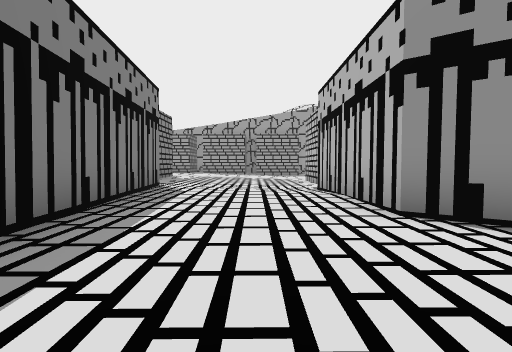
View 1 (above)

21 first-person views from a walk through a 3-D level made in the Unity game engine. The camera is 1.2 m above the floor, tilts 2° down and sees 75° across. The floor is counted in squares, 2 m on a side. Each view is taken from the middle of a square. On the plan, view 1 faces up. The plan holds only what a view shows up to about 10 squares ahead; the rest is blank. The place goes on beyond the plan. The player character is not drawn.

View 2
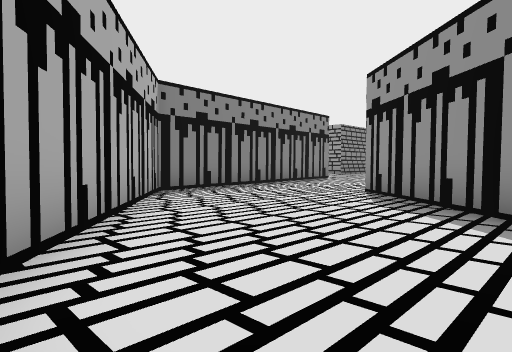

View 3
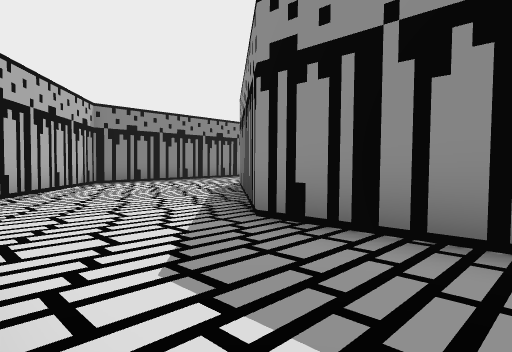

View 4
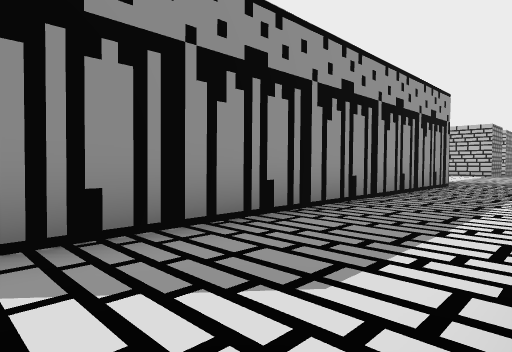

View 5
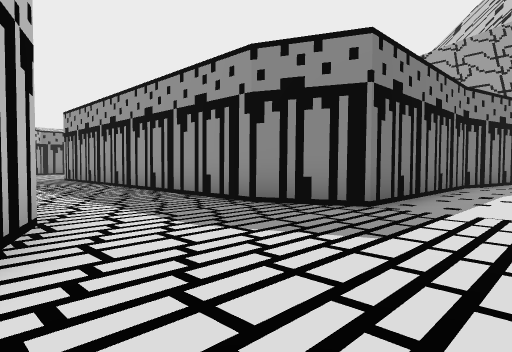

View 6
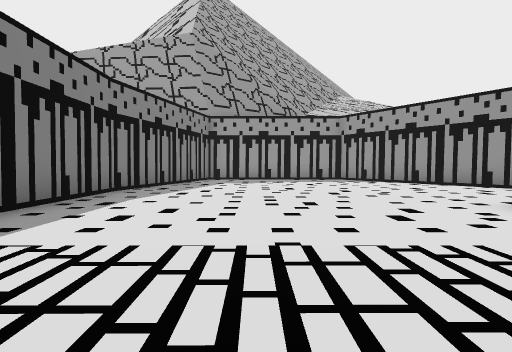

View 7
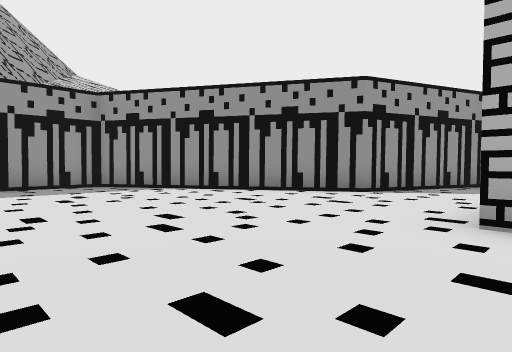

View 8
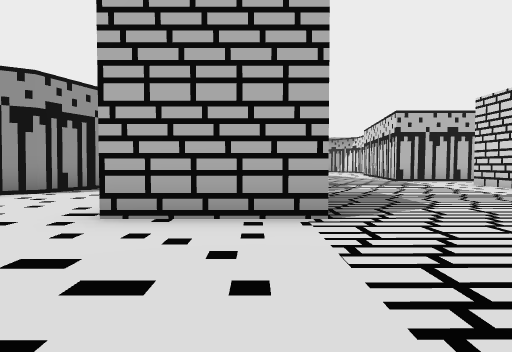

View 9
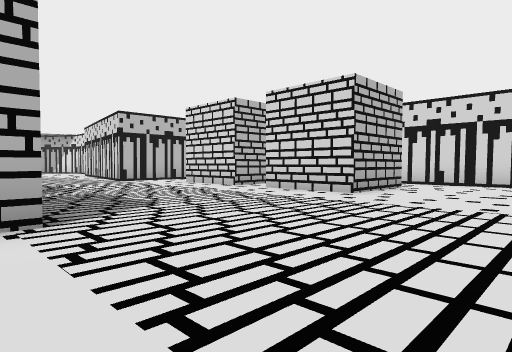

View 10
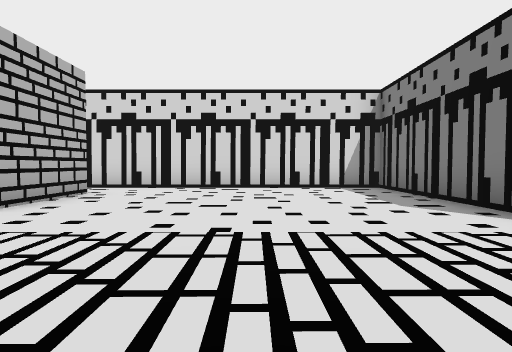

View 11
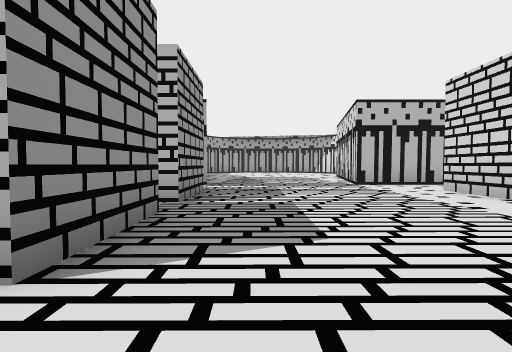

View 12
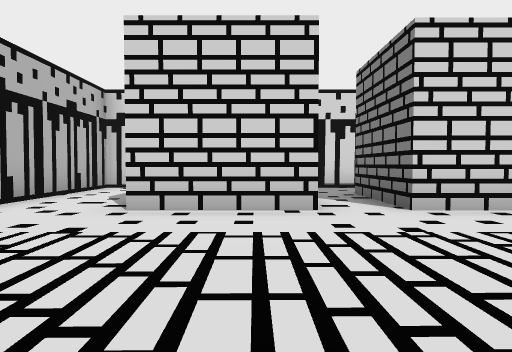

View 13
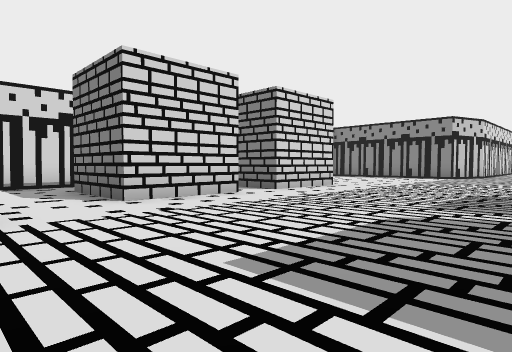

View 14
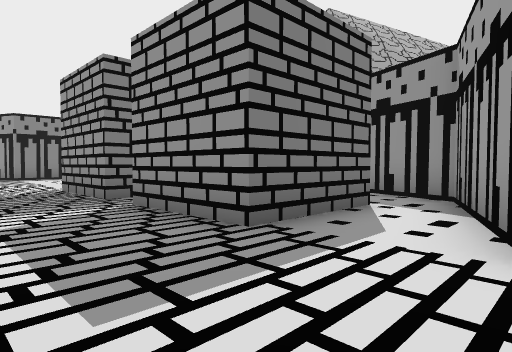

View 15
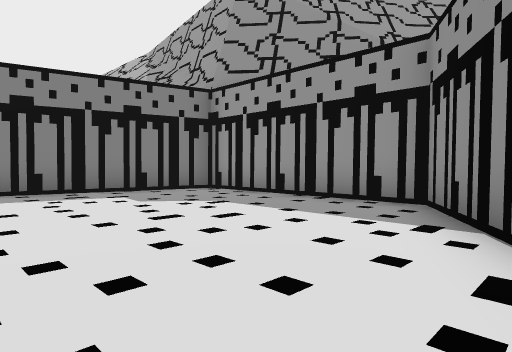

View 16
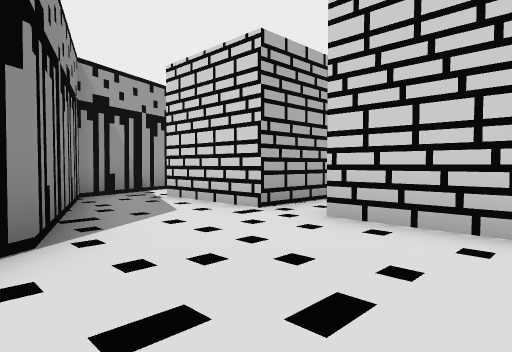

View 17
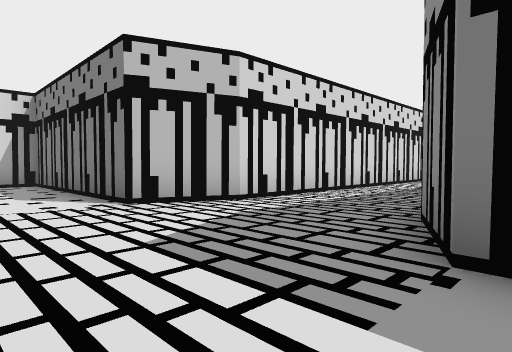

View 18
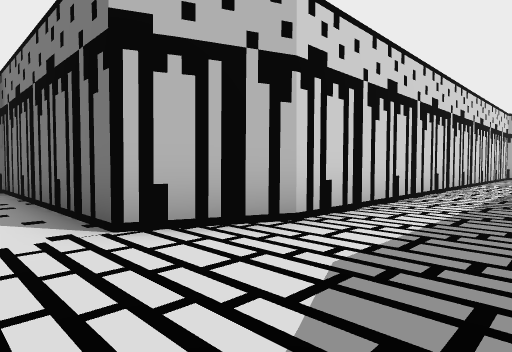

View 19
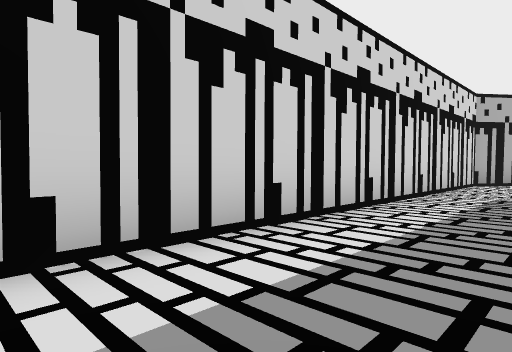

View 20
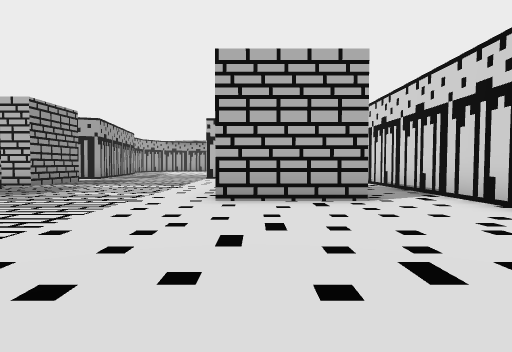

View 21
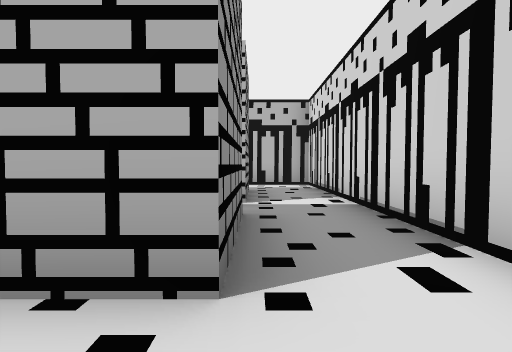

### Floor plan
Points are (right, up) in squares from view 1. A wall is a line through its corners. A room is listed if a view was taken in it or the views show most of it. See-through windows are left out.
Room 1 (views 1, 2, 3, 4, 5, 6, 7, 8, 9, 10, 11, 12, 13, 14, 15, 16, 17, 18, 19, 20, 21)
walls: (17.8, 5.5) (17.8, 0.4) (16.3, -0.2) (6.3, -0.3) (1.6, 3.7); (32.9, 0.4) (31.5, 4) (27.8, 5.4) (24.3, 11.2) (19.2, 11.2) (17.8, 5.4); (-2.1, 3.5) (-1.9, 0.8) (3.4, -3.2) (16.2, -3.2) (17.8, -3.9) (17.8, -9.6) (32.8, -9.6) (32.8, -3.9)
ways out: opening at (0, 3.7)
objects: other object (25, -7) to (27, -6); other object (25, 1) to (27, 2); other object (29, -7) to (30, -6); other object (29, 1) to (30, 2)

Positions as (right, up) in squares from view 1, and headings:
1: (0, 0), facing up
2: (5, -3), facing up-left
3: (9, -3), facing up-left
4: (6, -3), facing up-right
5: (20, -4), facing up-left
6: (21, -2), facing up
7: (21, 2), facing up-right
8: (21, 1), facing right
9: (21, 1), facing down-right
10: (21, -1), facing down
11: (23, -1), facing right
12: (29, -1), facing down
13: (33, 0), facing down-left
14: (33, -2), facing up-left
15: (26, 6), facing up-left
16: (25, 6), facing down-right
17: (20, 1), facing down-left
18: (19, -1), facing down-left
19: (14, -1), facing down-left
20: (19, -6), facing right
21: (23, -8), facing right
